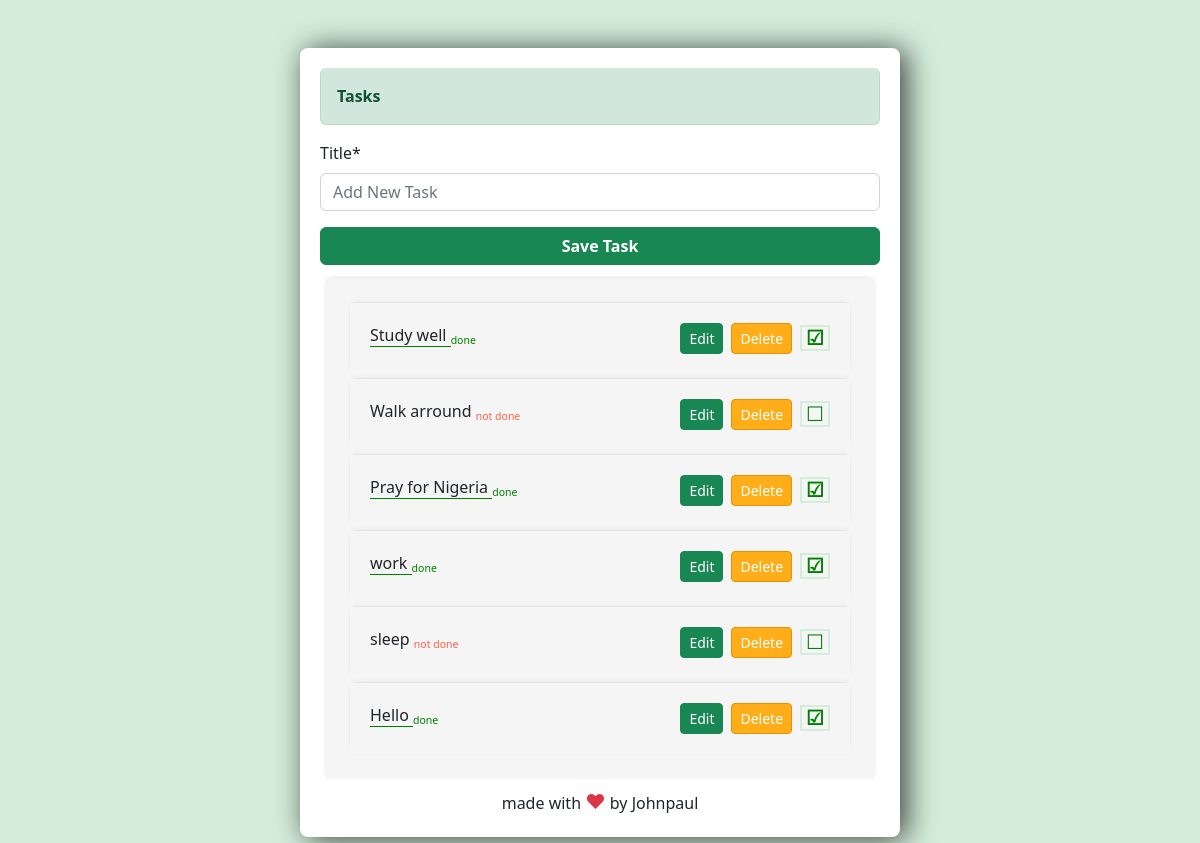
Before: / with the older database file.
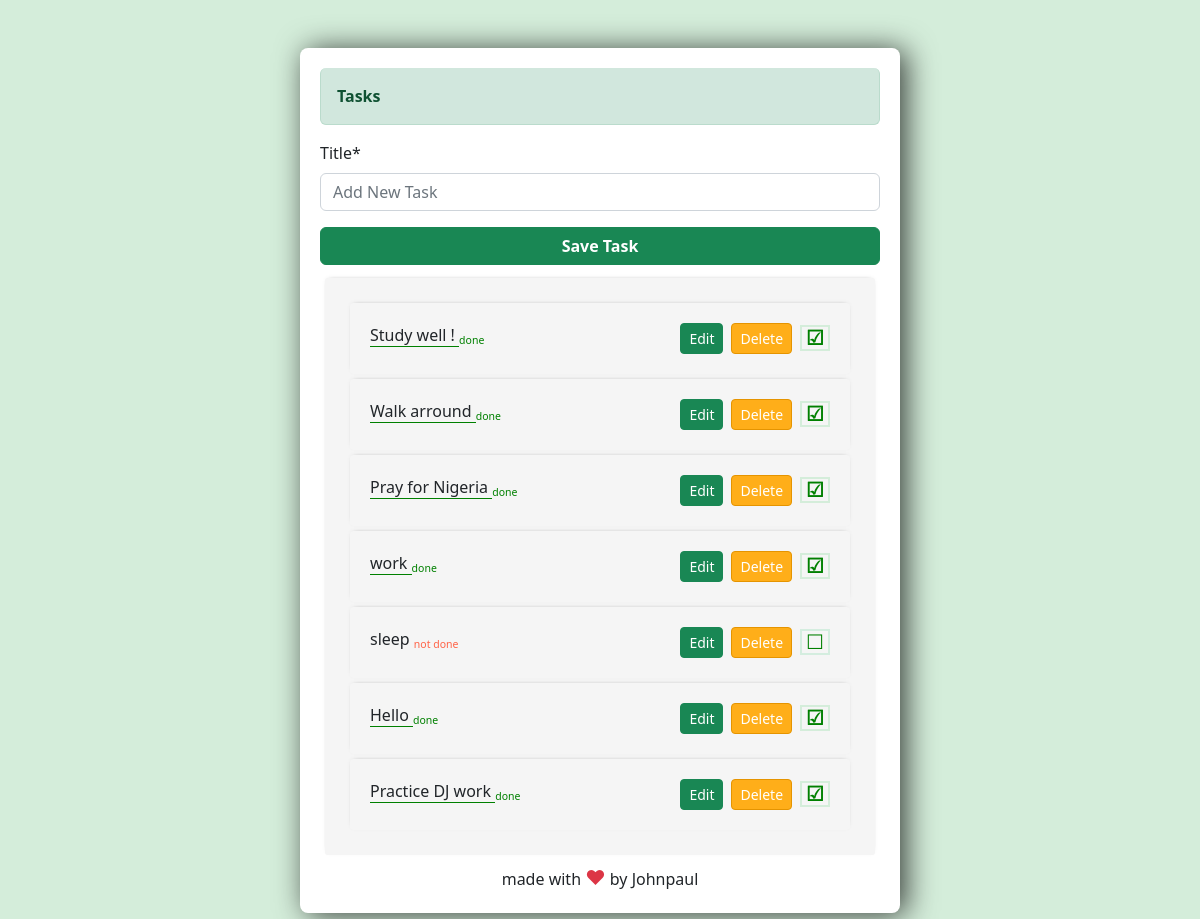
After: the same page with the newer database file.
### tasks/models.py (models this page shows)
class Task(models.Model):
	title = models.CharField(max_length = 200)
	complete = models.BooleanField(default=False)
	create = models.DateTimeField(auto_now_add = True)
	def __str__(self):
		return self.title

### tasks/views.py (the view, shortened to what this page needs)
# urls.py: 2. Add a URL to urlpatterns:  path('', views.home, name='home')
def home(request):
	form = TaskForm(request.POST or None)
	tasks = Task.objects.all()
	context = {'tasks':tasks, 'form':form}
	return render(request, 'index.html', context)

### tasks/forms.py
class TaskForm(forms.ModelForm):
	title = forms.CharField(widget = forms.TextInput(attrs = {'placeholder': 'Add New Task', 'bg-primary'
  'border':  '30px solid red' }))
	class Meta:
		model = Task
		fields = ['title']

### tasks/templates/index.html (shortened to what this page needs)
{% extends 'base.html' %}
{% load crispy_forms_tags %}
{% block content%}
   <div class="center-column">
<div class="alert alert-success" style="border-top: 20px red;"><strong>Tasks</strong> </div>
<form method="POST" >
   <div> {{form|crispy}}</div>
   <div>
      <input style="color: white; font-weight: bolder;" class="btn btn-success" type="submit" value="Save Task" name="">
   </div>
</form>
<div class = 'item-row'>
{% for task in tasks %}
<div class="item-row">
   <div class="row">
<div class="col-6">
      {% if task.complete == True %}
  <font style="border-bottom: 1px solid green;" > {{task}} </font><small class="text-muted"><sub style="color:green;">done</sub></small>
      {%else%}
      <span>{{task}} <small class="text-muted"><sub style="color:tomato;">not done</sub></small></span>
      {% endif %}
</div>
<div class="col-6 d-flex justify-content-end">
   <a class="btn btn-sm btn-success" href="{% url 'update' task.id %}">Edit</a>
<a class="btn btn-sm btn-danger mx-2" href="{% url 'delete' task.id %}">Delete</a>
{% if task.complete == True %}
<a style="font-weight: 1000; border-color:white; text-decoration: none; color: green; font-family: Arial; "  href="{% url 'complete' task.id %}"><font class=" px-1" style="border: 2px solid #d4edda; font-size: 20px;"> &#9745;</font></a>
{%else%}
<a  href="{% url 'complete' task.id %}" style=" font-family: Arial; text-decoration: none; "><font class=" px-1" style="border: 2px solid #d4eddf; font-size: 20px; color: /*navajowhite*/ green; "> &#9744;</font></a>
{% endif %}
</div>
</div>
</div>
{% endfor %}
   </div>
   <footer class="text-center mt-2 " >made with <b class="text-danger" style="font-size: 20px">&hearts;</b> by Johnpaul</footer>
</div>
{%endblock content%}

Changed rows visible on the page:
changed Task: title "Study well" → "Study well !"
changed Task "Walk arround": complete "not done ☐" → "done ☑"
added Task: title "Practice DJ work"
